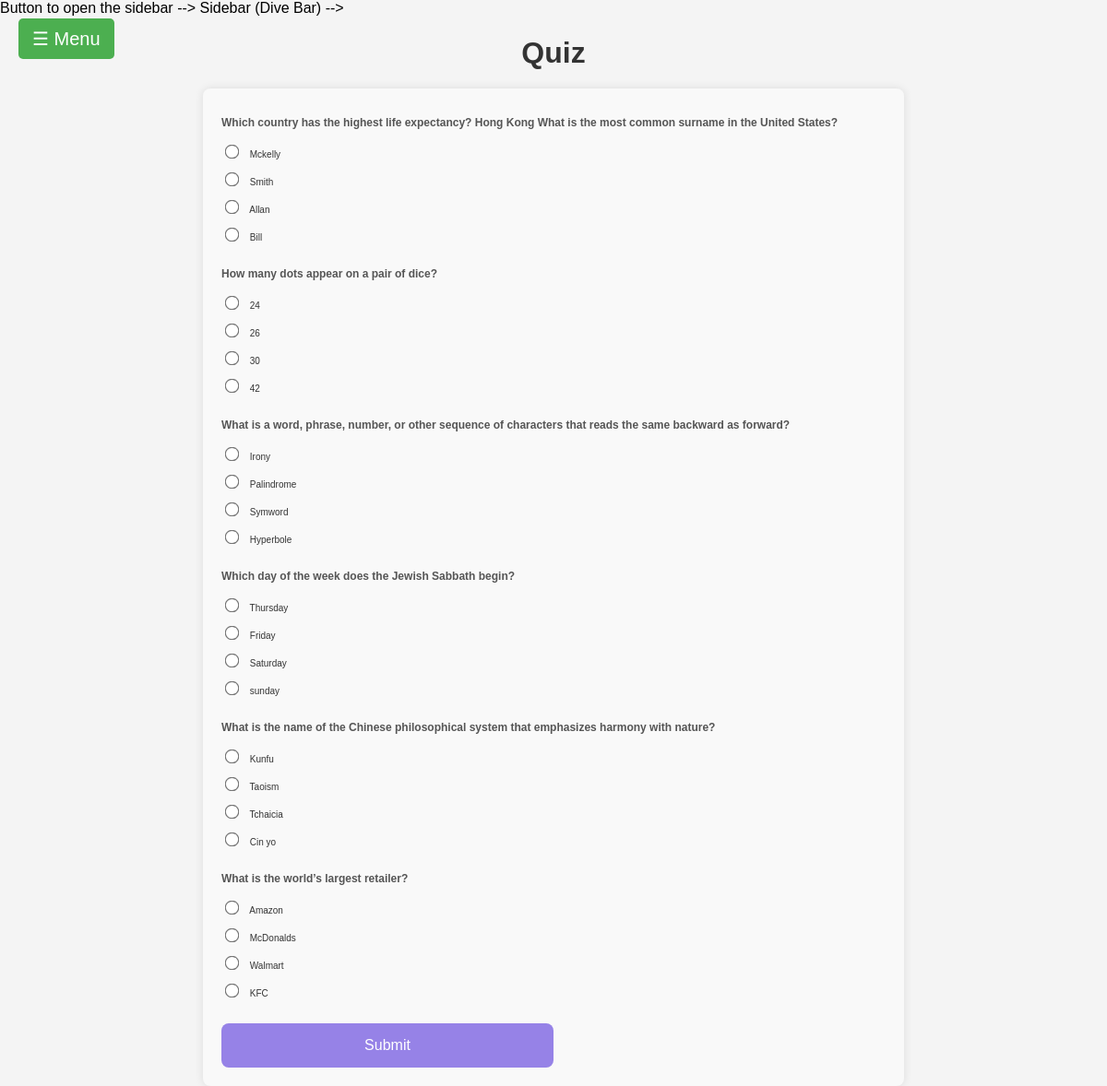
The app's page /quiz/ with its own data.
### questions/models.py (models this page shows, shortened)
class Question(models.Model):
    text = models.CharField(max_length=255)
    created_at = models.DateTimeField(auto_now_add=True)

class Answer(models.Model):
    question = models.ForeignKey(Question, related_name='answers', on_delete=models.CASCADE)
    text = models.CharField(max_length=255)
    is_correct = models.BooleanField(default=False)

### questions/views.py (the view, shortened to what this page needs)
# urls.py: path('', quiz_view, name='quiz'),
def quiz_view(request):
    questions = Question.objects.all()
    return render(request, 'questions/quiz.html', {'questions': questions})

### questions/templates/questions/quiz.html (shortened to what this page needs)
{% load static %}
<!DOCTYPE html>
<html lang="en">
<head>
    <link rel="stylesheet" href="{% static '/questions/css/quiz.css' %}">
</head>
<body>
    Button to open the sidebar -->
    <button class="open-sidebar-button" onclick="openSidebar()">☰ Menu</button>
    Sidebar (Dive Bar) -->
    <h1 class="quiz-title">Quiz</h1>
    <form method="post" class="quiz-form">
        {% for question in questions %}
            <div class="question-block">
                <h2 class="question-text">{{ question.text }}</h2>
                {% for answer in question.answers.all %}
                    <div class="answer-option">
                        <label class="answer-label">
                            <input type="radio" name="question_{{ question.id }}" value="{{ answer.id }}" class="answer-input">
                            {{ answer.text }}
                        </label>
                    </div>
                {% endfor %}
            </div>
        {% endfor %}
        <button type="submit" class="submit-button">Submit</button>
    </form>
</body>
</body>
</html>

### static/questions/css/quiz.css (style rules this page uses)
.quiz-title { font-family: 'Arial', sans-serif; font-size: 32px; color: #333; text-align: center; margin-bottom: 20px; }
.quiz-form { width: 60%; margin: 0 auto; background-color: #f9f9f9; padding: 20px; border-radius: 8px; box-shadow: 0 0 10px rgba(0, 0, 0, 0.1); }
.question-block { margin-bottom: 25px; }
.question-text { font-size: 12px; color: #555; margin-bottom: 15px; }
.answer-option { margin-bottom: 10px; }
.answer-label { font-size: 10px; color: #333; }
.answer-input { margin-right: 10px; transform: scale(1.2); }
.submit-button { display: block; width: 50%; background-color: #9682e7; color: white; border: none; padding: 15px; font-size: 16px; cursor: pointer; border-radius: 8px; transition: background-color 0.3s ease; }
body { font-family: Arial, sans-serif; margin: 0; padding: 0; background-color: #f4f4f4; }
.open-sidebar-button { font-size: 20px; cursor: pointer; background-color: #4CAF50; color: white; padding: 10px 15px; border: none; border-radius: 5px; position: fixed; top: 20px; left: 20px; z-index: 3; }

### records on screen
Question: text "Which country has the highest life expectancy? Hong Kong What is the most common surname in the United States?"
Answer: text "Mckelly"
Answer: text "Smith"
Answer: text "Allan"
Answer: text "Bill"
Question: text "How many dots appear on a pair of dice?"
Answer: text "24"
Answer: text "26"
Answer: text "30"
Answer: text "42"
Question: text "What is a word, phrase, number, or other sequence of characters that reads the same backward as forward?"
Answer: text "Irony"
Answer: text "Palindrome"
Answer: text "Symword"
Answer: text "Hyperbole"
Question: text "Which day of the week does the Jewish Sabbath begin?"
Answer: text "Thursday"
Answer: text "Friday"
Answer: text "Saturday"
Answer: text "sunday"
Question: text "What is the name of the Chinese philosophical system that emphasizes harmony with nature?"
Answer: text "Kunfu"
Answer: text "Taoism"
Answer: text "Tchaicia"
Answer: text "Cin yo"
Question: text "What is the world’s largest retailer?"
Answer: text "Amazon"
Answer: text "McDonalds"
Answer: text "Walmart"
Answer: text "KFC"
